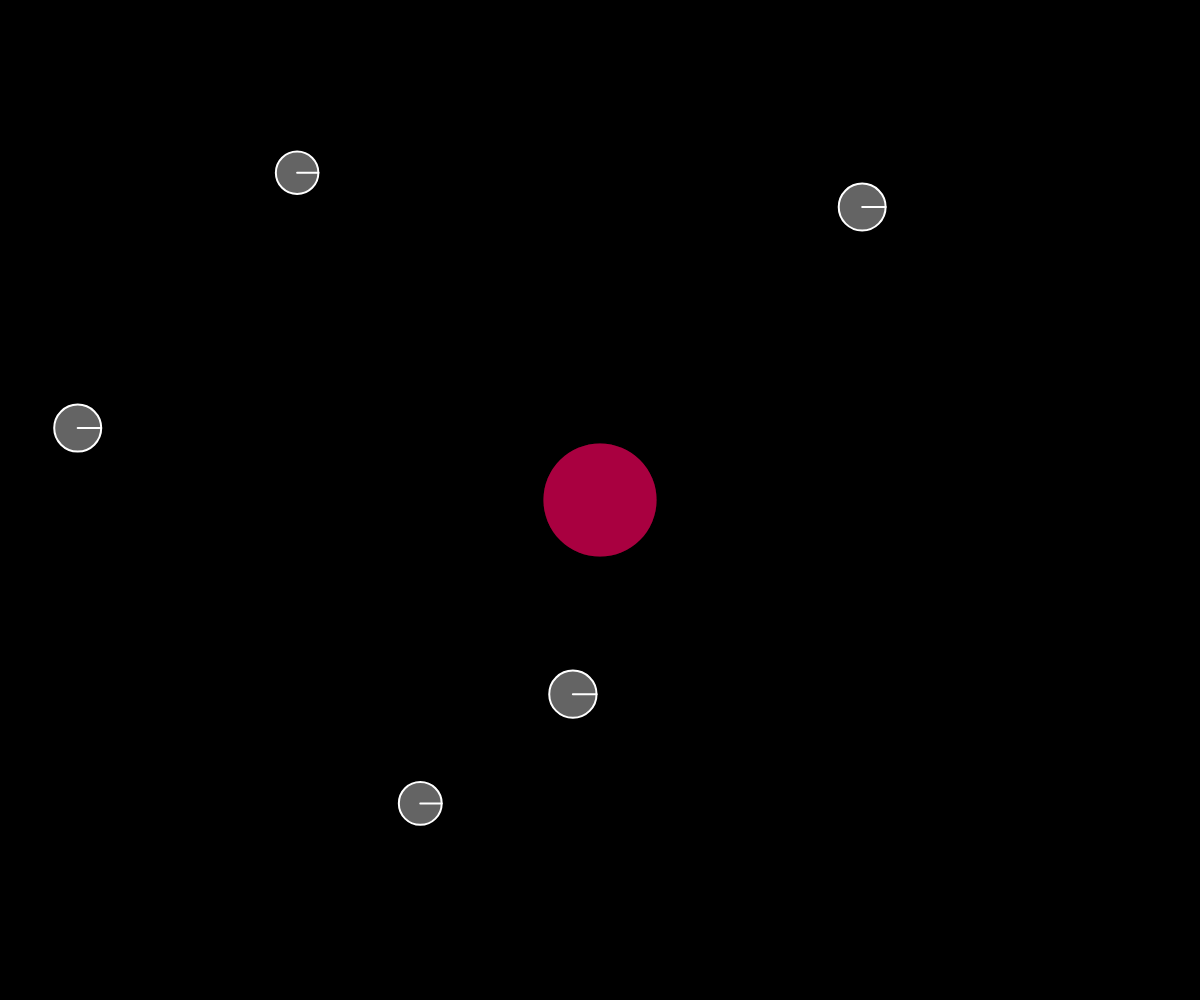
Frame 1 (no input)
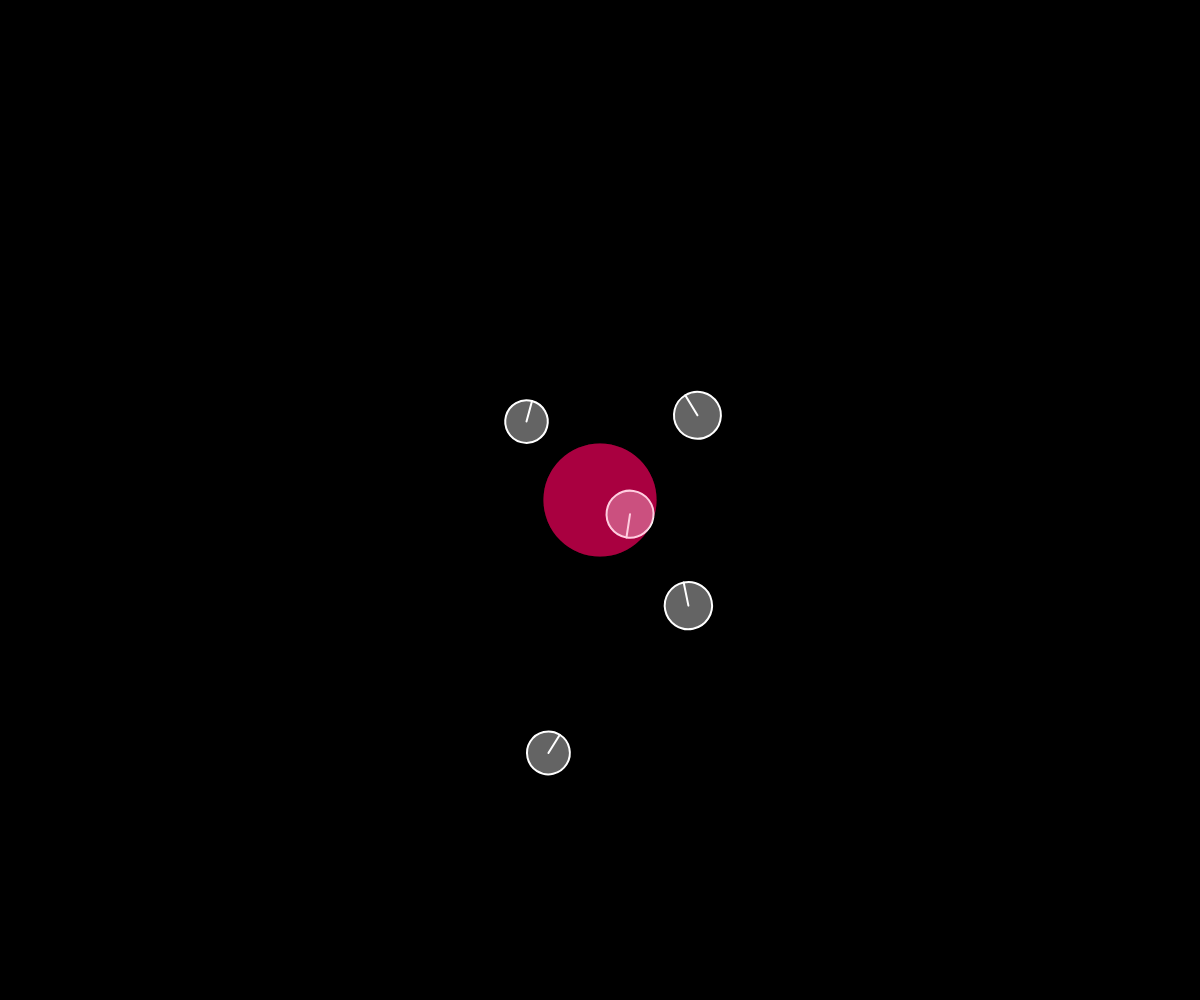
Frame 60 (no input)
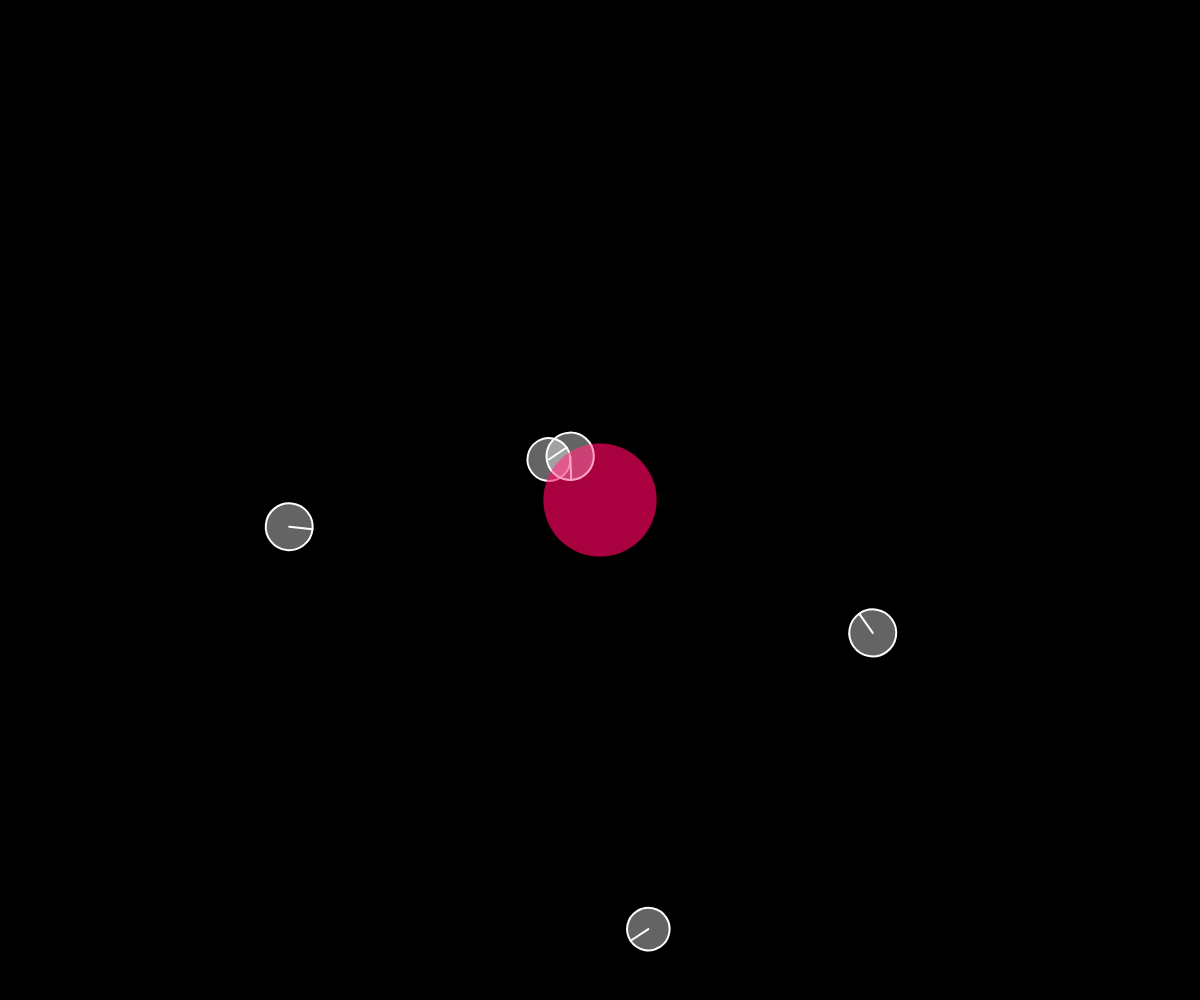
Frame 120 (the mouse pressed at the canvas centre since frame 60)

The p5.js sketch that drew these frames (run headless with seeded random() and noise() and a simulated clock; from frame 60 on, the mouse is pressed at the canvas centre):

// p5.js sketch
// ── sketch.js
let movers = [];
let attractor;

function setup() {
    createCanvas(windowWidth, windowHeight);
    for(let i = 0; i < 5; i ++) {
        let x = random(width);
        let y = random(height);
        let m = random(100, 150);
        movers[i] = new Mover(x, y, m);
    }
    
    attractor = new Attractor(width / 2, height / 2, 800);

}
 
function draw() {
    // background(0, 75); 
    background(0); 

    for(mover of movers) {
        mover.update();
        mover.show();
        attractor.attract(mover);
    attractor.show();
    }
    

    
}
// ── attractor.js
class Attractor {

    constructor(x, y, m) {

        this.pos = createVector(x, y);
        this.mass = m;
        this.r = sqrt(this.mass) * 2;
    }

    attract(obj) {
        let force = p5.Vector.sub(this.pos, obj.pos);
        let distanceSq = constrain(force.magSq(), 25, 1000);

        let G = 3;

        let strength = G * (this.mass * obj.mass) / distanceSq;

        force.setMag(strength);

        obj.applyForce(force);
    }
 
    show() {
        fill(255, 0, 100, 50);
        noStroke();
        ellipse(this.pos.x, this.pos.y, this.r * 2);
    }

}
// ── mover.js
class Mover {

    constructor(x, y, m) {
        this.mass = m;
        this.r = sqrt(this.mass) * 2;

        this.pos = createVector(x, y);
        // this.vel = p5.Vector.random2D();
        
        this.vel = createVector(1, 0);
        this.vel.mult(5);
        this.acc = createVector(0, 0);

        this.angle = 0;
        this.angleV = 0;
        this.angleA = 0;
    }

    applyForce(force) {
        let f = p5.Vector.div(force, this.mass);
        this.acc.add(f);
    }

    update() {
        this.vel.add(this.acc);
        this.pos.add(this.vel);
        
        this.angleA = this.acc.y / 50;
        //visual posibilities; 

        this.angleV += this.angleA;
        this.angle += this.angleV;

        this.acc.set(0, 0);
    }
 
    show() {
        stroke(255);
        strokeWeight(2)
        fill(255, 100);
        push();
        translate(this.pos.x, this.pos.y);
        rotate(this.angle);
        line(0, 0 , this.r, 0);
        ellipse(0, 0, this.r * 2);
        pop();
    }

}
